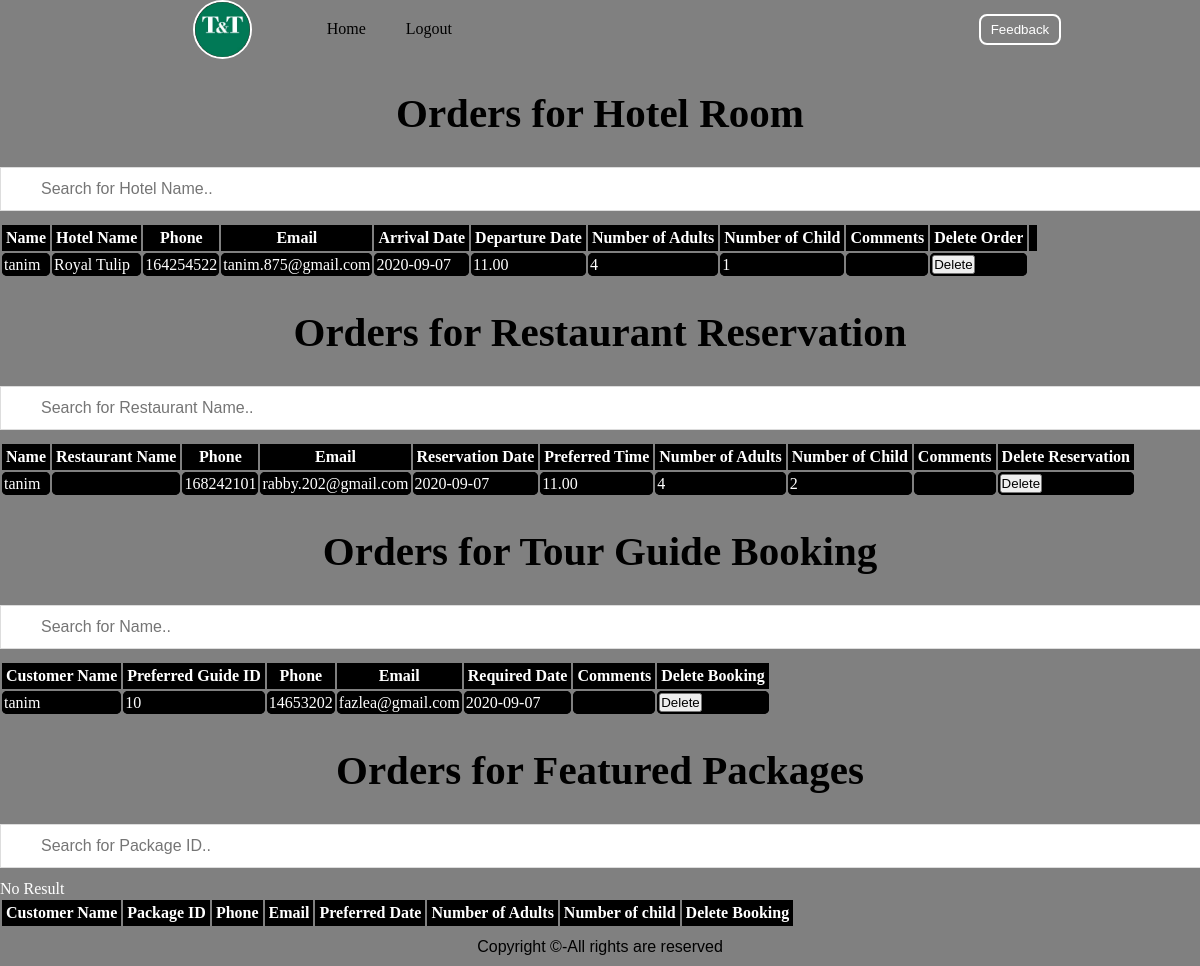
Page /employeelanding.php on the committed database.
### tables this page shows
CREATE TABLE `hotelbook` (
  `fname` varchar(30) DEFAULT NULL,
  `hName` varchar(30) DEFAULT NULL,
  `phone` int(11) NOT NULL,
  `email` varchar(30) DEFAULT NULL,
  `Adate` varchar(30) NOT NULL,
  `departure` varchar(30) DEFAULT NULL,
  `noa` int(11) DEFAULT NULL,
  `noc` int(11) DEFAULT NULL,
  `question` varchar(30) DEFAULT NULL
);

CREATE TABLE `resrestaurant` (
  `fname` varchar(30) DEFAULT NULL,
  `resName` varchar(30) DEFAULT NULL,
  `phone` int(11) NOT NULL,
  `email` varchar(30) DEFAULT NULL,
  `Adate` varchar(30) NOT NULL,
  `Ptime` varchar(30) NOT NULL,
  `noa` int(11) DEFAULT NULL,
  `noc` int(11) DEFAULT NULL,
  `question` varchar(30) DEFAULT NULL
);

CREATE TABLE `booktourguide` (
  `fname` varchar(30) DEFAULT NULL,
  `GID` int(11) DEFAULT NULL,
  `phone` int(11) NOT NULL,
  `email` varchar(30) DEFAULT NULL,
  `Adate` varchar(30) NOT NULL,
  `question` varchar(1000) DEFAULT NULL
);

### employeelanding.php (the view, shortened to what this page needs)
<?php
$db = mysqli_connect("localhost","root","","project");
?>
<!DOCTYPE html>
<html lang="en">
<head>
    <link rel="stylesheet" href="employeelanding.css">
</head>
<body>
<nav class="navbar background">
		<ul class="nav-list">
			<div class="logo"><img src="logo.jpg"></div>
      <li><a href="userlanding.html">Home</a></li>
            <li><a href="logout.php">Logout</a></li>
		</ul>
        <div class="rightNav">
        <a href="http://localhost/project/readreview.php">
			<button class="btn btn-sm">Feedback</button></a>
		</div>
</nav>
<section class="background firstsection">
		<div class="box-main">
			<div class="firstHalf">
      <p class="text-big">Orders for Hotel Room </p>
            <input type="text" id="myInput" onkeyup="myFunction()" placeholder="Search for Hotel Name.." title="Type in a name">
			 <p class="text-small">
<table id ="myTable">
<tr>
                        <th>Name</th>
                        <th>Hotel Name</th>
                        <th>Phone </th>
                        <th>Email</th>
                        <th>Arrival Date</th>
                        <th>Departure Date</th>
                        <th>Number of Adults</th>
                        <th>Number of Child</th>
                        <th>Comments</th>
                        <th> Delete Order<th>
                    </tr>
<?php
$sql= "Select fname , hName,phone,email, Adate,departure,noa,noc,question From hotelbook";
$result = mysqli_query($db,$sql);
if(mysqli_num_rows($result)>0){
    while ($row = mysqli_fetch_assoc($result)){
        ?>
  <tr>
            <td><?php echo $row["fname"];?></td>
            <td><?php echo $row["hName"];?></td>
            <td><?php echo $row["phone"];?></td>
            <td><?php echo $row["email"];?></td>
            <td><?php echo $row["Adate"];?></td>
            <td><?php echo $row["departure"];?></td>
            <td><?php echo $row["noa"];?></td>
            <td><?php echo $row["noc"];?></td>
            <td><?php echo $row["question"];?></td>
            <td> <a href="http://localhost/project/deletehotelorder.php?I1=<?php  echo $row["phone"] ?>& I2=<?php echo $row["Adate"] ?>"> <button type="button"> Delete</button></a></td>
    </tr>
      <?php
    }
}
else
echo " No Result";
?>
</table>
<p class="text-big">Orders for Restaurant Reservation </p>
            <input type="text" id="myInput1" onkeyup="myFunction1()" placeholder="Search for Restaurant Name.." title="Type in a name">
			 <p class="text-small">
<table id ="myTable1">
<tr>
                        <th>Name</th>
                        <th>Restaurant Name</th>
                        <th>Phone </th>
                        <th>Email</th>
                        <th>Reservation Date</th>
                        <th>Preferred Time</th>
                        <th>Number of Adults</th>
                        <th>Number of Child</th>
                        <th>Comments</th>
                        <th>Delete Reservation</th>
                    </tr>
<?php
$sql1= "Select fname, resName,phone,email, Adate,Ptime,noa,noc,question From resrestaurant";
$result1 = mysqli_query($db,$sql1);
if(mysqli_num_rows($result1)>0){
    while ($row1 = mysqli_fetch_assoc($result1)){
        ?>
  <tr>
            <td><?php echo $row1["fname"];?></td>
            <td><?php echo $row1["resName"];?></td>
            <td><?php echo $row1["phone"];?></td>
            <td><?php echo $row1["email"];?></td>
            <td><?php echo $row1["Adate"];?></td>
            <td><?php echo $row1["Ptime"];?></td>
            <td><?php echo $row1["noa"];?></td>
            <td><?php echo $row1["noc"];?></td>
            <td><?php echo $row1["question"];?></td>
            <td> <a href="http://localhost/project/deleterestaurantres.php?I3=<?php  echo $row1["phone"] ?>& I4=<?php echo $row1["Adate"] ?>& I5=<?php echo $row1["Ptime"] ?>"> <button type="button"> Delete</button></a></td>
    </tr>
      <?php
    }
}
else
echo " No Result";
?>
</table>
<p class="text-big">Orders for Tour Guide Booking</p>
            <input type="text" id="myInput2" onkeyup="myFunction2()" placeholder="Search for Name.." title="Type in a name">
			 <p class="text-small">
<table id ="myTable2">
<tr>
                        <th>Customer Name</th>
                        <th>Preferred Guide ID</th>
                        <th>Phone </th>
                        <th>Email</th>
                        <th>Required Date</th>
                        <th>Comments</th>
                         <th>Delete Booking</th>
                    </tr>
<?php
$sql2= "Select fname, Gid,phone,email,Adate,question From booktourguide";
$result2 = mysqli_query($db,$sql2);
if(mysqli_num_rows($result2)>0){
    while ($row2 = mysqli_fetch_assoc($result2)){
        ?>
  <tr>
            <td><?php echo $row2["fname"];?></td>
            <td><?php echo $row2["Gid"];?></td>
            <td><?php echo $row2["phone"];?></td>
            <td><?php echo $row2["email"];?></td>
            <td><?php echo $row2["Adate"];?></td>
            <td><?php echo $row2["question"];?></td>
            <td> <a href="http://localhost/project/deletetourguideorder.php?I6=<?php  echo $row2["phone"] ?>& I7=<?php echo $row2["Adate"] ?>"> <button type="button"> Delete</button></a></td>
    </tr>
      <?php
    }
}
else
echo " No Result";
?>
</table>
<p class="text-big">Orders for Featured Packages</p>
            <input type="text" id="myInput3" onkeyup="myFunction3()" placeholder="Search for Package ID.." title="Type in a name">
			 <p class="text-small">
<table id ="myTable2">
<tr>
                        <th>Customer Name</th>
                        <th>Package ID</th>
                        <th>Phone </th>
                        <th>Email</th>
                        <th>Preferred Date</th>
                        <th>Number of Adults</th>
                        <th>Number of child</th>
                        <th>Delete Booking</th>
                    </tr>
</table>
			</div>
		</div>
	</section>
	<footer class="background">
		<p class="text-footer">
			Copyright ©-All rights are reserved
		</p>
	</footer>
</body>
</html>

### employeelanding.css (style rules this page uses)
* { margin:0; padding:0; overflow-x: hidden; }
html { scroll-behaviour: smooth; }
:root { --navbar-height: 59px; }
.logo { width: 20%; display: flex; justify-content: center; align-items: center; }
.logo img { width: 33%; border: 2px solid white; border-radius: 50px; }
.navbar { display: flex; align-items: center; justify-content: center; position: sticky; top: 0; cursor: pointer; }
.nav-list { width: 70%; display: flex; }
.nav-list li { list-style: none; padding: 20px; }
.nav-list li a { text-decoration: none; color: black; }
.rightNav { width: 50; text-align: right; }
.background { background-color: gray; background-blend-mode: darken; background-size: cover; }
.firstsection { height:auto }
.box-main { display: flex; justify-content: center; align-items: center; color: white; max-width: 100%; margin: auto; height: 80%; }
.firstHalf { width: 3000px; margin-left: 0px; height: auto; }
.text-big { font-family: 'Piazzolla', serif; font-weight: bold; font-size: 41px; text-align: center; padding: 30px; color: black; }
.text-small { font-family: 'Sansita Swashed', cursive; font-size: 18px; text-align: center; color: black; }
.btn { padding: 8px 20px; margin: 7px 0; border: 2px solid white; border-radius: 8px; background: none; color: white; cursor: pointer; }
.btn-sm { padding: 6px 10px; vertical-align: middle; }
.text-footer { text-align: center; padding: 10px 0; font-family: 'Ubuntu', sans-serif; display: flex; justify-content: center; }

### employeelanding.php (style rules this page uses)
th,tr { border: 4px solid black; background-color:black; }
td { border: 2px solid black; border-radius: 5px; }
#myInput { background-image: url('/css/searchicon.png'); background-position: 10px 10px; background-repeat: no-repeat; width: 100%; font-size: 16px; padding: 12px 20px 12px 40px; border: 1px solid #ddd; margin-bottom: 12px; }
#myInput1 { background-image: url('/css/searchicon.png'); background-position: 10px 10px; background-repeat: no-repeat; width: 100%; font-size: 16px; padding: 12px 20px 12px 40px; border: 1px solid #ddd; margin-bottom: 12px; }
#myInput2 { background-image: url('/css/searchicon.png'); background-position: 10px 10px; background-repeat: no-repeat; width: 100%; font-size: 16px; padding: 12px 20px 12px 40px; border: 1px solid #ddd; margin-bottom: 12px; }
#myInput3 { background-image: url('/css/searchicon.png'); background-position: 10px 10px; background-repeat: no-repeat; width: 100%; font-size: 16px; padding: 12px 20px 12px 40px; border: 1px solid #ddd; margin-bottom: 12px; }

### rows in the picture
hotelbook: fname "tanim", hName "Royal Tulip", phone "164254522", email "tanim.875@gmail.com", Adate "2020-09-07", departure "11.00", noa "4", noc "1"
resrestaurant: fname "tanim", phone "168242101", email "rabby.202@gmail.com", Adate "2020-09-07", Ptime "11.00", noa "4", noc "2"
booktourguide: fname "tanim", GID "10", phone "14653202", email "fazlea@gmail.com", Adate "2020-09-07"
